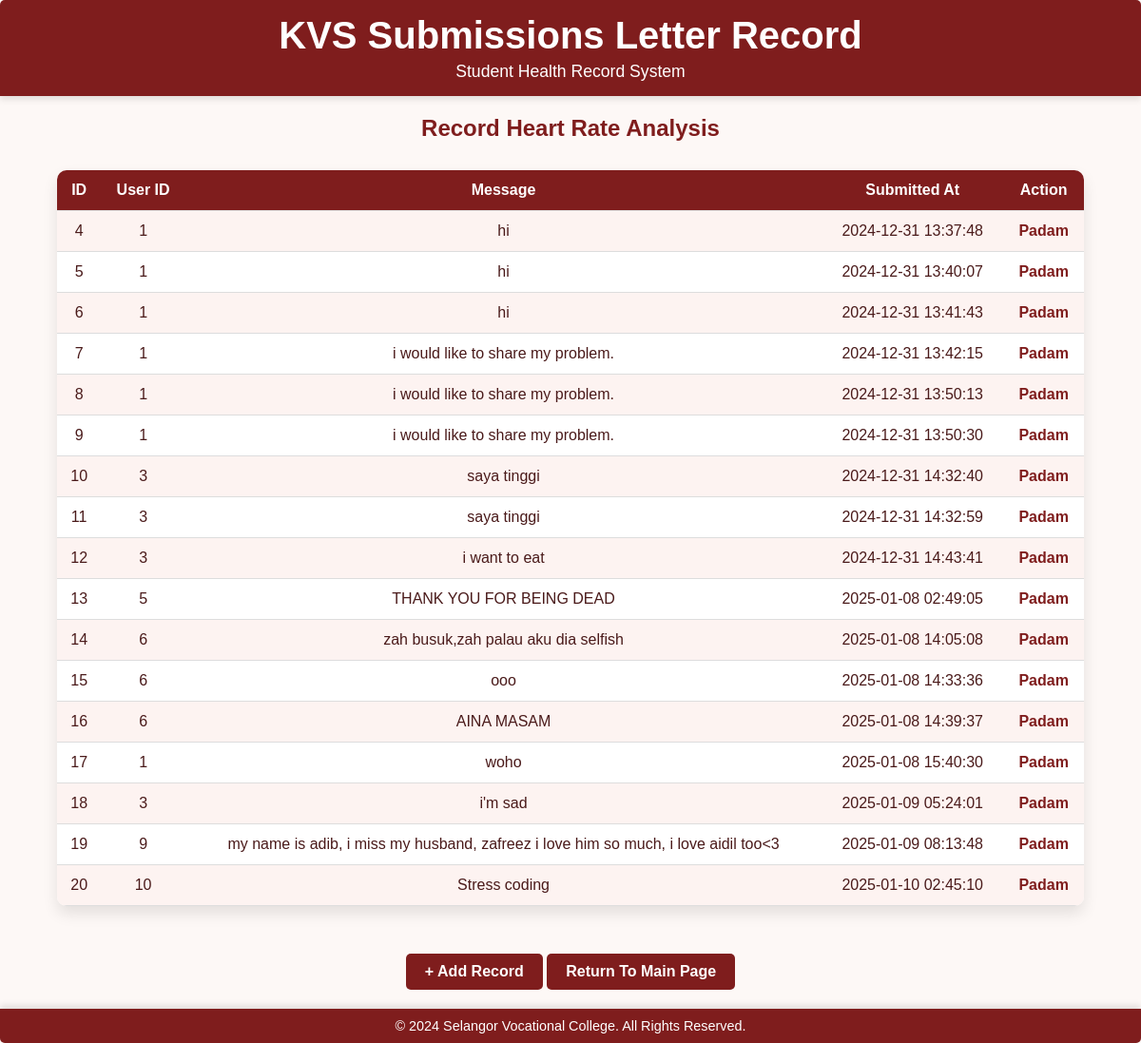
Screenshot of /clinic/rekodletter.php with the database file from the repository.
### tables this page shows
CREATE TABLE `submissions` (
  `id` int(11) NOT NULL,
  `user_id` int(11) NOT NULL,
  `message` text NOT NULL,
  `submitted_at` timestamp NOT NULL DEFAULT current_timestamp()
);

### clinic/rekodletter.php (the view, shortened to what this page needs)
<?php
include('config.php');
$result = mysqli_query($mysqli, "SELECT * FROM submissions");
?>
<html>
<head>
</head>
<body>
    <div class="header">
        <h1>KVS Submissions Letter Record</h1>
        <p>Student Health Record System</p>
    </div>
    <h2 style="text-align: center; margin-top: 20px; color: #7f1d1d;">Record Heart Rate Analysis</h2>
    <table>
    <tr>
        <th>ID</th>
        <th>User ID</th>
        <th>Message</th>
        <th>Submitted At</th>
        <th>Action</th>
    </tr>
    <?php
    while ($res = mysqli_fetch_array($result)) {
        echo "<tr>";
        echo "<td>".$res['id']."</td>";
        echo "<td>".$res['user_id']."</td>";
        echo "<td>".$res['message']."</td>";
        echo "<td>".$res['submitted_at']."</td>";
        echo "<td><a href=\"padamletter.php?id=".$res['id']."\" onclick=\"return confirm('This record will be deleted')\">Padam</a></td>";
        echo "</tr>";
    }
    ?>
</table>
    <center>
        <a href="tambahletter.php"><button>&#43; Add Record</button></a>
        <a href="admainpage.html"><button>Return To Main Page</button></a>
    </center>
    <div class="footer">
        <p>&copy; 2024 Selangor Vocational College. All Rights Reserved.</p>
    </div>
</body>
</html>

### clinic/rekodletter.php (style rules this page uses)
* { margin: 0; padding: 0; box-sizing: border-box; }
body { background-color: #fdf8f6; font-family: Arial, sans-serif; color: #4a1a1a; }
.header { background-color: #7f1d1d; color: white; text-align: center; padding: 15px; border-radius: 5px 5px 0 0; box-shadow: 0 4px 6px rgba(0, 0, 0, 0.1); }
.header h1 { font-size: 2.5rem; margin-bottom: 5px; }
.header p { font-size: 1.1rem; }
table { margin: 30px auto; border-collapse: collapse; width: 90%; background-color: white; box-shadow: 0 8px 16px rgba(0, 0, 0, 0.1); border-radius: 10px; overflow: hidden; }
th, td { padding: 12px; text-align: center; border-bottom: 1px solid #ddd; }
th { background-color: #7f1d1d; color: white; font-weight: bold; }
td { color: #4a1a1a; }
tr:nth-child(even) { background-color: #fdf3f1; }
a { text-decoration: none; color: #7f1d1d; font-weight: bold; }
button { background-color: #7f1d1d; color: white; border: none; padding: 10px 20px; margin-top: 20px; cursor: pointer; border-radius: 5px; font-size: 1rem; font-weight: bold; transition: background-color 0.3s; }
.footer { background-color: #7f1d1d; color: white; text-align: center; padding: 10px; margin-top: 20px; border-radius: 0 0 5px 5px; box-shadow: 0 -4px 6px rgba(0, 0, 0, 0.1); }
.footer p { font-size: 0.9rem; }

### rows the page displays
submissions: id "4", user "1", message "hi", submitted_at "2024-12-31 13:37:48"
submissions: id "5", user "1", message "hi", submitted_at "2024-12-31 13:40:07"
submissions: id "6", user "1", message "hi", submitted_at "2024-12-31 13:41:43"
submissions: id "7", user "1", message "i would like to share my problem.", submitted_at "2024-12-31 13:42:15"
submissions: id "8", user "1", message "i would like to share my problem.", submitted_at "2024-12-31 13:50:13"
submissions: id "9", user "1", message "i would like to share my problem.", submitted_at "2024-12-31 13:50:30"
submissions: id "10", user "3", message "saya tinggi", submitted_at "2024-12-31 14:32:40"
submissions: id "11", user "3", message "saya tinggi", submitted_at "2024-12-31 14:32:59"
submissions: id "12", user "3", message "i want to eat", submitted_at "2024-12-31 14:43:41"
submissions: id "13", user "5", message "THANK YOU FOR BEING DEAD", submitted_at "2025-01-08 02:49:05"
submissions: id "14", user "6", message "zah busuk,zah palau aku dia selfish", submitted_at "2025-01-08 14:05:08"
submissions: id "15", user "6", message "ooo", submitted_at "2025-01-08 14:33:36"
submissions: id "16", user "6", message "AINA MASAM", submitted_at "2025-01-08 14:39:37"
submissions: id "17", user "1", message "woho", submitted_at "2025-01-08 15:40:30"
submissions: id "18", user "3", message "i'm sad", submitted_at "2025-01-09 05:24:01"
submissions: id "19", user "9", message "my name is adib, i miss my husband, zafreez i love him so much, i love aidil too<3", submitted_at "2025-01-09 08:13:48"
submissions: id "20", user "10", message "Stress coding", submitted_at "2025-01-10 02:45:10"
